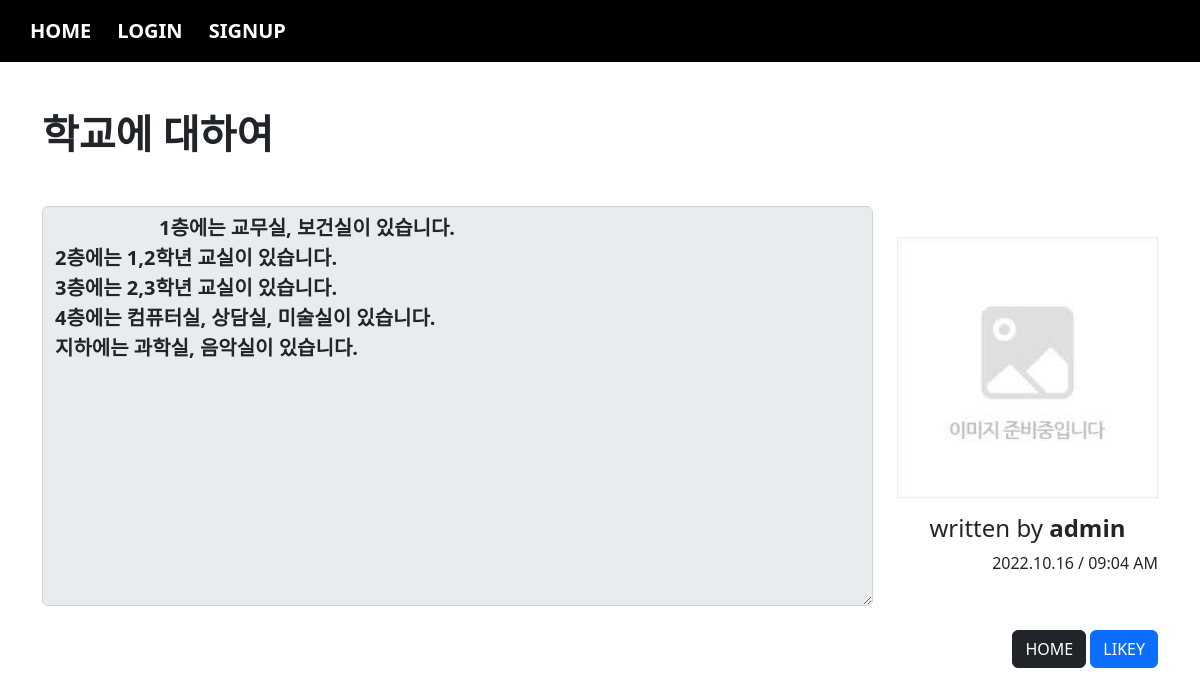
Page /board/detail/1 on the committed database.
### board/models.py (models this page shows, shortened)
class Board(models.Model) :
    subject = models.CharField(max_length=100)
    writer = models.ForeignKey(User, on_delete=models.CASCADE, related_name='writer')
    content = models.TextField()
    pubdate = models.DateTimeField()
    likey = models.ManyToManyField(User, blank=True, related_name='likey')

### acc/models.py (models this page shows)
class User(AbstractUser) :
    pic = models.ImageField(upload_to='user')
    comment = models.TextField()
    point = models.IntegerField(default=0)
    def getpic(self) :
        if self.pic :
            return self.pic.url
        return '/media/noimage.jpg'

### board/views.py (the view)
# urls.py: path('detail/<bpk>', views.detail, name='detail'),
def detail(request, bpk) :
    b = Board.objects.get(id=bpk)
    context = {
        'b' : b
    }
    return render(request, 'board/detail.html', context)

### templates/board/detail.html (shortened to what this page needs)
{% extends 'base.html' %}
{% block con %}
    <div class="container mt-5 mb-4">
        <h1><b>{{ b.subject }}</b></h1>
        <div class="row mt-5">
            <div class="col-sm-9">
                <textarea class="form-control" style="height: 400px;" disabled>
                    {{ b.content }}
                </textarea>
            </div>
            <div class="col-sm-3" style="margin: auto;">
                <img src="{{ b.writer.getpic }}" width="100%">
                <div class="text-center mt-3">
                    <h4>written by <b>{{ b.writer }}</b></h4>
                </div>
                <div class="text-end mt-2">
                    {{ b.pubdate | date:'Y.m.d / h:i A' }}
                </div>
            </div>
        </div>
        <div class="text-end mt-4">
            <a href="{% url 'board:index' %}" class="btn btn-dark">HOME</a>
            {% if user in b.likey.all %}
                <a href="{% url 'board:cancel' b.id %}" class="btn btn-danger">CANCEL</a>
            {% else %}
                <a href="{% url 'board:likey' b.id %}" class="btn btn-primary">LIKEY</a>
            {% endif %}
        </div>
    </div>
{% endblock %}

### templates/base.html (style rules this page uses)
.form-control { font-weight: bold; font-size: 20px }

### rows in the picture
Board: subject "학교에 대하여", content "1층에는 교무실, 보건실이 있습니다. 2층에는 1,2학년 교실이 있습니다. 3층에는 2,3학년 교실이 있습니다. 4층에는 컴퓨터실, 상담실, 미술실이 있습니다. 지하에는 과학실, 음악실이 있습니다.", writer "admin", pubdate "2022.10.16 / 09:04 AM"
